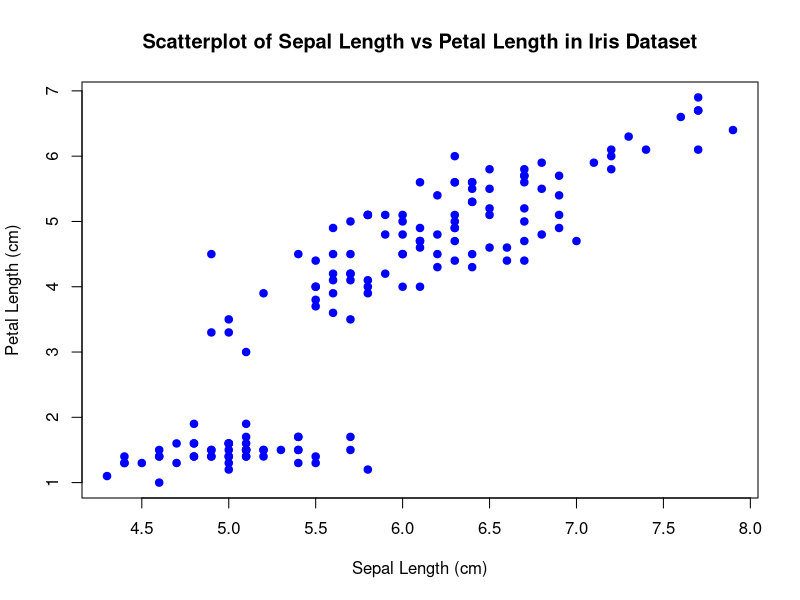

Reproduce this figure in R.
# Open a PNG device to save the plot
png("scatterplot_sepal_petal_length.png", width = 1920, height = 1080, res = 300)

# Create the scatterplot
plot(iris$Sepal.Length, iris$Petal.Length, 
     xlab = "Sepal Length (cm)", 
     ylab = "Petal Length (cm)", 
     main = "Scatterplot of Sepal Length vs Petal Length in Iris Dataset",
     col = "blue", 
     pch = 19)  # pch changes the point type

# Close the device
dev.off()
